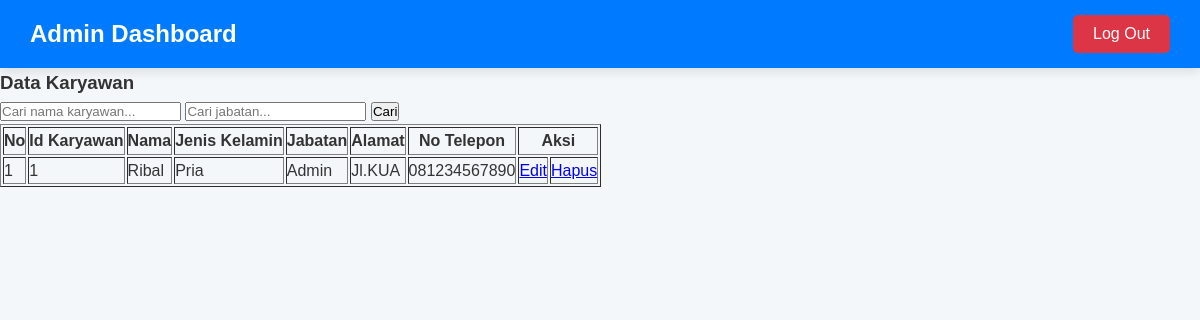
Screenshot of /datakaryawan.php (signed in) with the database file from the repository.
### tables this page shows
CREATE TABLE `karyawan` (
  `Idkaryawan` int(11) NOT NULL,
  `nama` varchar(100) NOT NULL,
  `jabatan` varchar(50) NOT NULL,
  `alamat` varchar(255) DEFAULT NULL,
  `notelepon` varchar(20) DEFAULT NULL,
  `jeniskel` enum('Pria','Wanita') NOT NULL
);

### datakaryawan.php (the view, shortened to what this page needs)
<?php
include("php/config.php");
?>
<!DOCTYPE html>
<html lang="en">
<head>
    <link rel="stylesheet" href="style/admin.css">
</head>
<body>
<div class="nav">
    <div class="logo">
        <p><a href="admin.php">Admin Dashboard</a></p>
    </div>
    <div class="right-links">
        <a href="php/logout.php"> <button class="btn">Log Out</button> </a>
    </div>
</div>
<div class="datapeneliti">
    <h3> Data Karyawan </h3>
    <form method="GET" action="">
        <input type="text" name="search_nama" placeholder="Cari nama karyawan...">
        <input type="text" name="search_jabatan" placeholder="Cari jabatan...">
        <input type="submit" value="Cari">
    </form>
    <table border="1">
        <tr>
            <th>No</th>
            <th>Id Karyawan</th>
            <th>Nama</th>
            <th>Jenis Kelamin</th>
            <th>Jabatan</th>
            <th>Alamat</th>
            <th>No Telepon</th>
            <th colspan="2">Aksi</th>
        </tr>
        <?php
        $No = 1;
        $query = "SELECT * FROM karyawan WHERE 1=1";
        $ambildata = mysqli_query($con, $query);
        while ($tampil = mysqli_fetch_array($ambildata)) {
            echo "<tr>
                <td>" . $No++ . "</td>
                <td>" . $tampil['Idkaryawan'] . "</td>
                <td>" . $tampil['nama'] . "</td>
                <td>" . $tampil['jeniskel'] . "</td>
                <td>" . $tampil['jabatan'] . "</td>
                <td>" . $tampil['alamat'] . "</td>
                <td>" . $tampil['notelepon'] . "</td>
                <td><a href='editkaryawan.php?id=" . $tampil['Idkaryawan'] . "'>Edit</a></td>
                <td><a href='datakaryawan.php?id=" . $tampil['Idkaryawan'] . "'>Hapus</a></td>
            </tr>";
        }
        ?>
    </table>
</div>
</body>
</html>

### style/admin.css (style rules this page uses)
* { margin: 0; padding: 0; box-sizing: border-box; }
body { font-family: 'Arial', sans-serif; line-height: 1.6; background-color: #f4f7f9; color: #333; }
.nav { display: flex; justify-content: space-between; align-items: center; background: #007bff; color: #fff; padding: 15px 30px; box-shadow: 0 4px 10px rgba(0, 0, 0, 0.1); }
.nav .logo { display: flex; flex-direction: column; color: #fff; }
.nav .logo p { margin: 0; }
.nav .logo a { color: #fff; text-decoration: none; font-size: 24px; font-weight: 600; transition: color 0.3s; }
.nav .right-links { display: flex; align-items: center; }
.nav .right-links .btn { background: #dc3545; color: #fff; border: none; padding: 10px 20px; margin-left: 15px; cursor: pointer; border-radius: 5px; font-size: 16px; transition: background 0.3s, transform 0.1s; }

### rows the page displays
karyawan: Idkaryawan "1", nama "Ribal", jeniskel "Pria", jabatan "Admin", alamat "Jl.KUA", notelepon "081234567890"
